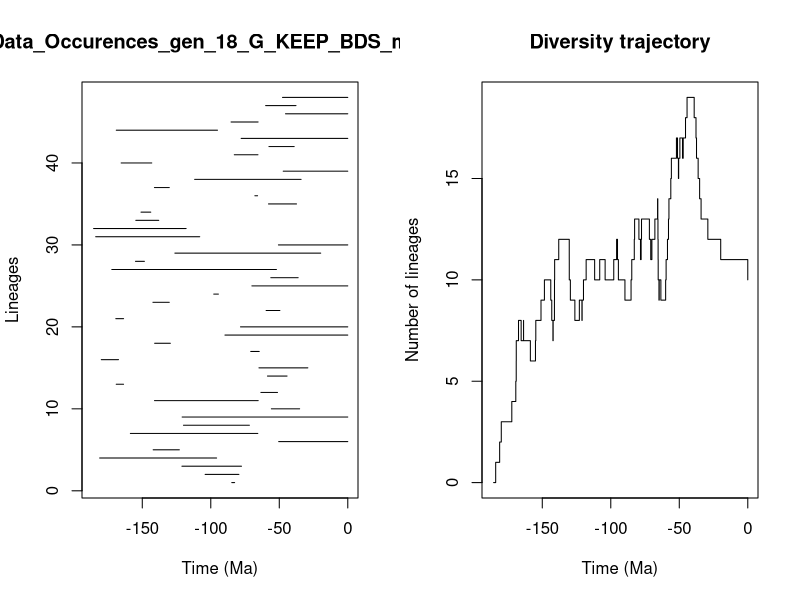

The R script that drew this image:


pdf(file='../Genus/pyrate_mcmc_logs/Data_Occurences_gen_18_G_KEEP_BDS_mcmc_LTT.pdf',width=0.6*20, height=0.6*10)
title = "Data_Occurences_gen_18_G_KEEP_BDS_mcmc"
ts=c(84.67812533973124, 104.12561416415346,121.06534886389893,181.11474577953373,142.05602552989808,50.43745589848339,158.69483225670433,119.93015042406928,120.90225859924197,55.771088236218205,141.08185483297376,63.432218275465594,169.01627018860194,58.62024829084222,64.83655047343265,179.92514197075445,70.83662849001227,140.9754084752092,89.66447907012508,78.31241582764814,169.32905788640753,59.60498965675089,142.23294302122412,97.82905913920581,69.99263290562101,56.18846428857463,172.24202884267768,154.97312091778016,126.21105987511763,50.626477233652906,184.0103908679584,185.53614303530856,154.72632992113208,150.93080886465316,57.875046641425996,67.81167122954734,141.1269605133521,111.77591155022424,47.13272307277182,165.42117231404544,82.84508048949527,57.546501765801935,77.8375200677275,168.98643349202072,85.19992413721889,45.4501765952092,59.95302271187922,47.64291403665804)
te=c(82.60545832951479, 79.46951983300457,77.56594070772732,95.7485855465956,122.93709239223692,0.0,65.66972697117353,71.8206876387795,0.0,35.1486496300607,65.39543741666789,51.29586694332986,163.66598497111772,44.3233664921356,29.152255203117488,167.3485568376699,64.62416861744103,129.4981914600245,0.0,0.0,163.64962177226622,49.56446109614458,130.314345428699,94.44589184054638,0.0,36.22744628782039,52.07219628621424,148.44179421224896,19.759840608384554,0.0,108.0647157339478,117.97716460332444,137.98183030543998,143.80709031063185,37.41991992581826,65.84356609060846,130.29403747038424,34.08369102802893,0.0,143.07793889428163,65.56437729128223,39.121659564739694,0.0,95.09468266375201,65.44983836728548,0.0,37.79390460728913,0.0)
div_traj=c(0, 1,2,3,4,5,6,7,8,7,8,7,6,7,8,9,10,9,8,7,8,9,10,11,12,11,10,9,8,9,8,9,10,11,10,11,10,11,12,11,10,9,10,11,12,13,12,11,12,13,12,11,12,13,14,13,12,11,10,9,10,9,10,11,12,13,14,15,16,17,16,15,16,17,16,17,18,19,18,17,16,15,14,13,12,11,10)
time_events=c(185.53614303530856, 184.0103908679584,181.11474577953373,179.92514197075445,172.24202884267768,169.32905788640753,169.01627018860194,168.98643349202072,167.3485568376699,165.42117231404544,163.66598497111772,163.64962177226622,158.69483225670433,154.97312091778016,154.72632992113208,150.93080886465316,148.44179421224896,143.80709031063185,143.07793889428163,142.23294302122412,142.05602552989808,141.1269605133521,141.08185483297376,140.9754084752092,137.98183030543998,130.314345428699,130.29403747038424,129.4981914600245,126.21105987511763,122.93709239223692,121.06534886389893,120.90225859924197,119.93015042406928,117.97716460332444,111.77591155022424,108.0647157339478,104.12561416415346,97.82905913920581,95.7485855465956,95.09468266375201,94.44589184054638,89.66447907012508,85.19992413721889,84.67812533973124,82.84508048949527,82.60545832951479,79.46951983300457,78.31241582764814,77.8375200677275,77.56594070772732,71.8206876387795,70.83662849001227,69.99263290562101,67.81167122954734,65.84356609060846,65.66972697117353,65.56437729128223,65.44983836728548,65.39543741666789,64.83655047343265,64.62416861744103,63.432218275465594,59.95302271187922,59.60498965675089,58.62024829084222,57.875046641425996,57.546501765801935,56.18846428857463,55.771088236218205,52.07219628621424,51.29586694332986,50.626477233652906,50.43745589848339,49.56446109614458,47.64291403665804,47.13272307277182,45.4501765952092,44.3233664921356,39.121659564739694,37.79390460728913,37.41991992581826,36.22744628782039,35.1486496300607,34.08369102802893,29.152255203117488,19.759840608384554,0.0)
                par(mfrow=c(1,2))
                L = length(ts)
                plot(ts, 1:L , xlim=c(-max(ts)-1,0), pch=20, type="n", main=title,xlab="Time (Ma)",ylab="Lineages")
                for (i in 1:L){segments(x0=-te[i],y0=i,x1=-ts[i],y1=i)}    
                t = -time_events
                plot(div_traj ~ t,type="s", main = "Diversity trajectory",xlab="Time (Ma)",ylab="Number of lineages",xlim=c(-max(ts)-1,0))
                abline(v=c(65,200,251,367,445),lty=2,col="gray")
                
